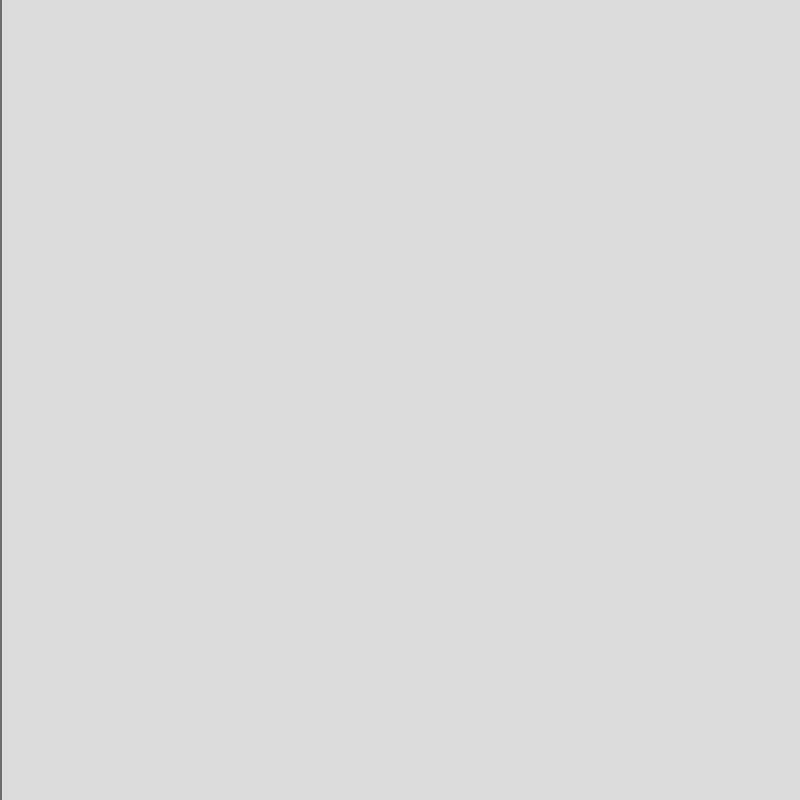
Frame 1 (no input)
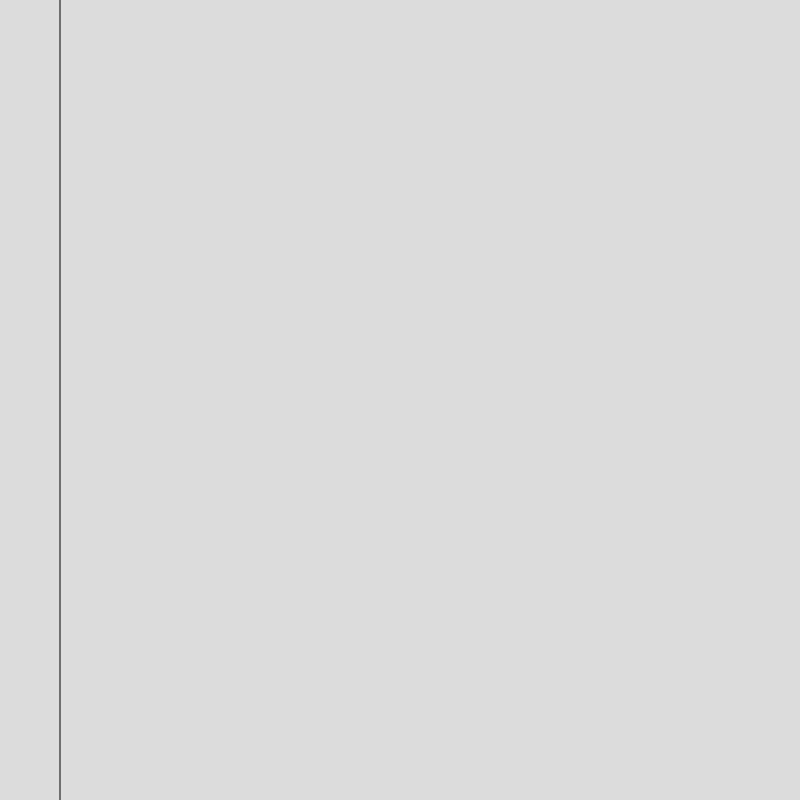
Frame 60 (no input)
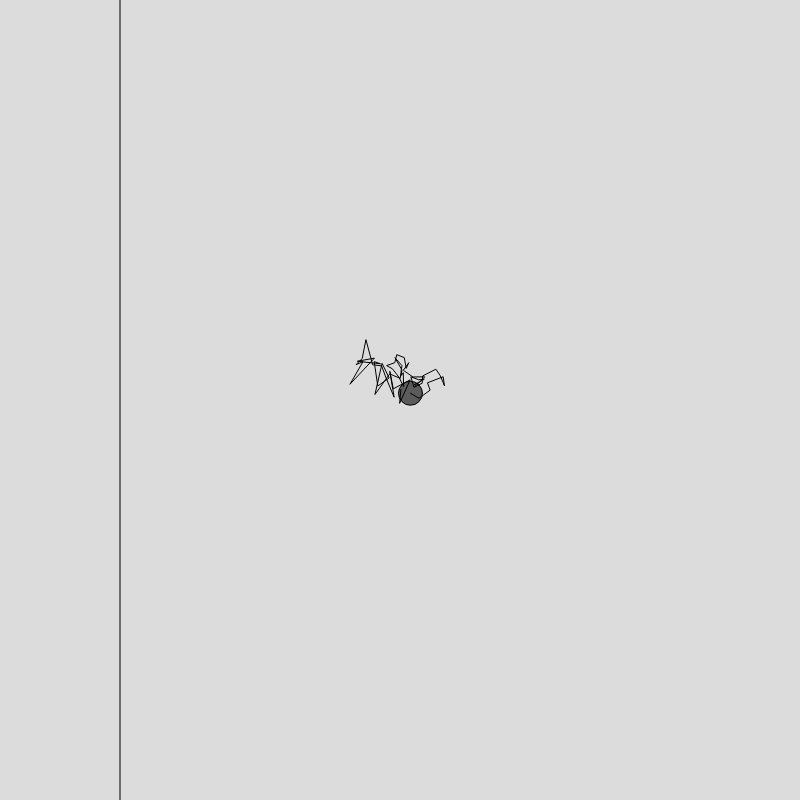
Frame 120 (the mouse pressed at the canvas centre since frame 60)

The p5.js sketch that drew these frames (run headless with seeded random() and noise() and a simulated clock; from frame 60 on, the mouse is pressed at the canvas centre):

// p5.js sketch
// ── sketch.js
let particles = [];

function setup() {
  createCanvas(800, 800);
  //particle = new Particle(100,100);
  //background(220);
}

function draw() {
  background(220);
  // particle.update();
  // particle.show();
  for(let i = 0; i < particles.length; i++){
    particles[i].update();
    particles[i].show();
  }

  line(frameCount,0,frameCount,height);
}

function mousePressed(){
  particles.push(new Particle(mouseX,mouseY));
}
// ── particle.js
//let gravity = 0.1;

function Particle(x,y){
  this.x = x;
  this.y = y;

 
  this.history = [];

  this.update = function(){
    this.x += random(-10,10);
    this.y += random(-10,10); 

    for(let i = 0; i<this.history.length;i++){
        this.history[i].x += random(-2,2);
        this.history[i].y += random(-2,2);
    }

    let v = createVector(this.x,this.y);
    this.history.push(v);
  
    if(this.history.length > 100){
      this.history.splice(0);
    }
  }
 

  this.show = function(){
    stroke(0);
    fill(0,150);
    ellipse(this.x,this.y,24,24);

    noFill();
    beginShape();
    for(let i = 0; i < this.history.length; i++){
        let pos = this.history[i];
        //fill(random(255));
        //ellipse(pos.x,pos.y,i,i);
        vertex(pos.x,pos.y);
    }
    endShape();
  }
}
